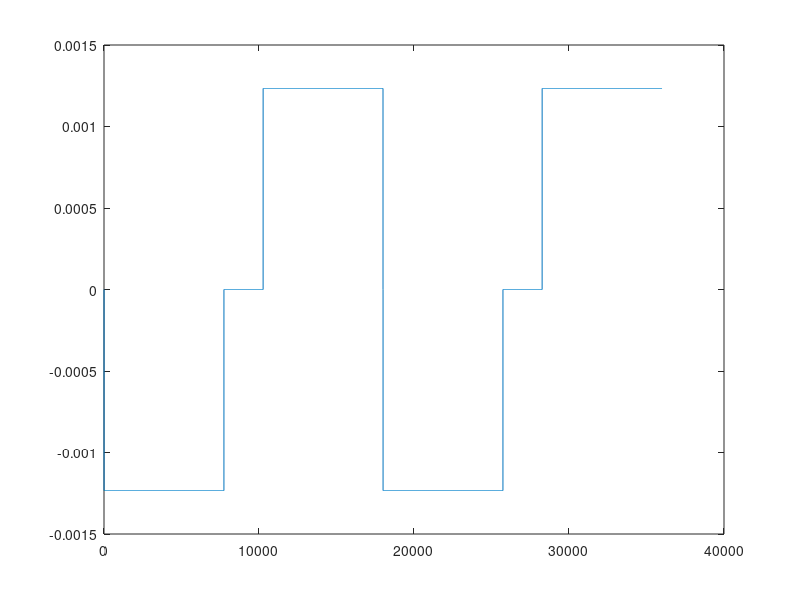

MATLAB code to generate this figure:
clear
clc


u0 = 4*pi*10^-7;
deltatheta = 0.01;
theta = 0:deltatheta:180;

N = 250;
Idc = 3;
Leq = zeros(1,numel(theta));
Req = zeros(1,numel(theta));
Teq = zeros(1,numel(theta));
%% for part1 Req = R1//R2 for angle is between 0 - 77.36 degrees (angle coeficiencts are derived in the hand note)
R1coeff_part1 = (0.5e-3)*2/(u0*2*pi*12e-3*20e-3); % 
R2coeff_part1 = (2.5e-3)*2/(u0*2*pi*10e-3*20e-3); %

%% for part2 Req = R2 for angle is between 77.36 - 102,64 degrees (angle coeficiencts are derived in the hand note)
R2coeff_part2 = (2.5e-3*2)/(u0*(77.36/360)*2*pi*10e-3*20e-3);

%% for part3 Req = R1//R2 for angle is between 102,64 to 180 degrees    (angle coeficiencts are derived in the hand note)
R1coeff_part3 = (0.5e-3)*2/(u0*2*pi*12e-3*20e-3); % 
R2coeff_part3 = (2.5e-3)*2/(u0*2*pi*10e-3*20e-3); %


%% Req between 0-77.36 degrees 
for i=1:(find(theta==77.36))
    R1_theta_part1(i) = R1coeff_part1*(360/(77.36-theta(i)));
    R2_theta_part1(i) = R2coeff_part1*(360/theta(i));
    Req(i) = R1_theta_part1(i)*R2_theta_part1(i)/(R1_theta_part1(i)+R2_theta_part1(i));
end
%% Req between 77.36-102.64 degrees
for i=(find(theta==77.36):1:(find(theta==102.64)))
    Req(i) = R2coeff_part2; %no angle dependency
end
%% Req between 102.64-180 degress
for i=(find(theta==102.64):1:(find(theta==180)))
    R1_theta_part3(i) = R1coeff_part3*(360/(theta(i)-102.36));
    R2_theta_part3(i) = R2coeff_part3*(360/(180-theta(i)));
    Req(i) = R1_theta_part3(i)*R2_theta_part3(i)/(R1_theta_part3(i)+R2_theta_part3(i));
end
%% reluctance over 360 degrees
Req(1) = Req(2);
Req(numel(theta)) = Req(numel(theta)-1);
for(i=(numel(theta)+1):(2*numel(theta)-1))

    Req(i) = Req(i-numel(theta));
end

%% Resultant inductance

Leq = (N*N)./Req;

%% Torque generated 
for i=1:((2*numel(theta)-1))
    if(i>1)
        Teq(i) = 0.5*(Idc*Idc)*(Leq(i)-Leq(i-1))/deltatheta;
    else
        Teq(i) = 0;%0.5*(Idc*Idc)*(Leq(i))/deltatheta;
    end
end

Teq(10265) = 0; % there was an undesired spike, just cover that up;
Teq(18002) = 0; % there was an undesired spike, just cover that up;
Teq(28266) = 0; % there was an undesired spike, just cover that up;

plot(Teq)







